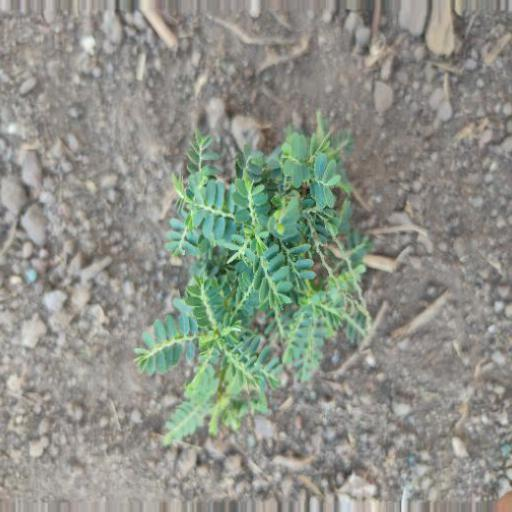
#> input picture Crop and Weed Detection/ml_pipeline/yolo_dataset/test/images/agri_0_1095.jpeg, 512 x 512 px
$ python -i preprocessing.py   (imports and definitions only)   (older library calls are emulated)
#> lines starting #> are read from the running program, lines starting #| are printed output that depends on the picture
"""
preprocessing.py
------------------
Image quality preprocessing applied before detection and disease scoring.

Scope note: resizing is deliberately NOT done here. Ultralytics' `model.predict()`
already applies aspect-ratio-preserving letterbox resizing internally and maps
predicted box coordinates back to the original image size automatically — doing our
own resize before calling it would double-transform coordinates and risk misaligned
boxes. This module only touches pixel *quality* (contrast, brightness, sharpness) at
the original resolution, which is the part that was missing.

Functions here are pure (input array in, new array out) and safe to no-op on
already-good images — every correction is gated so it only fires when the image
actually needs it, rather than always altering every image.
"""

from __future__ import annotations

import cv2
import numpy as np


def _estimate_brightness(gray: np.ndarray) -> float:
    return float(np.mean(gray))


def _estimate_contrast(gray: np.ndarray) -> float:
    return float(np.std(gray))


def auto_brightness_contrast(image_rgb: np.ndarray, target_brightness: float = 128.0) -> np.ndarray:
#> called with target_brightness = 128
    gray = cv2.cvtColor(image_rgb, cv2.COLOR_RGB2GRAY)
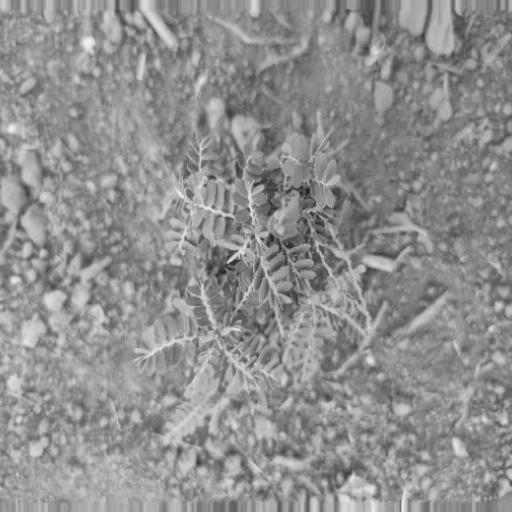
#> gray: shape (512, 512); min 14, max 243, mean 143.5
    brightness = _estimate_brightness(gray)
#> brightness = 143.5
    contrast = _estimate_contrast(gray)
#> contrast = 26.1

    if 100.0 <= brightness <= 156.0 and contrast >= 35.0:
        return image_rgb

    alpha = float(np.clip(50.0 / max(contrast, 1e-6), 0.8, 1.8))
#> alpha = 1.8
    beta = float(np.clip(target_brightness - brightness * alpha, -60.0, 60.0))
#> beta = -60
    corrected = cv2.convertScaleAbs(image_rgb, alpha=alpha, beta=beta)
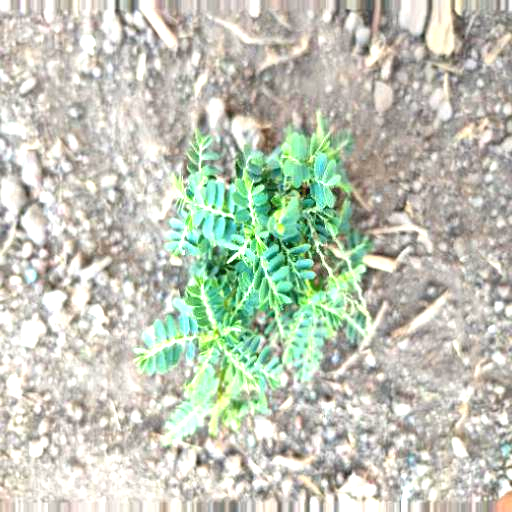
#> corrected: shape (512, 512, 3); mean R, G, B 192.2, 198.6, 183.4
    return corrected


def apply_clahe(image_rgb: np.ndarray, clip_limit: float = 2.5, tile_grid_size: int = 8) -> np.ndarray:
#> called with clip_limit = 2.5, tile_grid_size = 8
    gray = cv2.cvtColor(image_rgb, cv2.COLOR_RGB2GRAY)
    if _estimate_contrast(gray) >= 45.0:
        return image_rgb

    lab = cv2.cvtColor(image_rgb, cv2.COLOR_RGB2LAB)
#> lab: shape (512, 512, 3); mean of channels 0, 1, 2 201.9, 123.4, 135.1
    l_channel, a_channel, b_channel = cv2.split(lab)
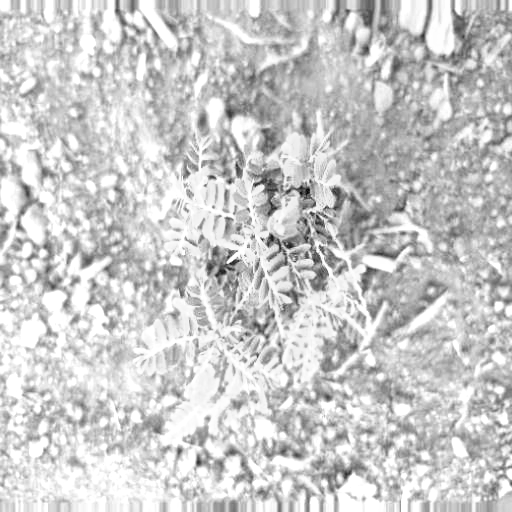
#> l_channel: shape (512, 512); min 6, max 255, mean 201.9
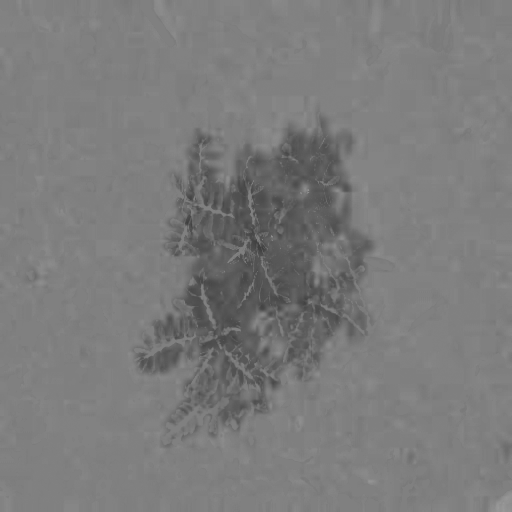
#> a_channel: shape (512, 512); min 62, max 153, mean 123.4
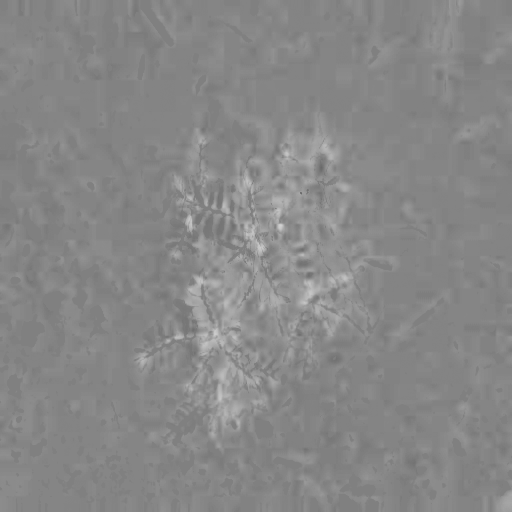
#> b_channel: shape (512, 512); min 105, max 210, mean 135.1
    clahe = cv2.createCLAHE(clipLimit=clip_limit, tileGridSize=(tile_grid_size, tile_grid_size))
    l_enhanced = clahe.apply(l_channel)
    lab_enhanced = cv2.merge((l_enhanced, a_channel, b_channel))
#> lab_enhanced: shape (512, 512, 3); mean of channels 0, 1, 2 155.5, 123.4, 135.1
    return cv2.cvtColor(lab_enhanced, cv2.COLOR_LAB2RGB)
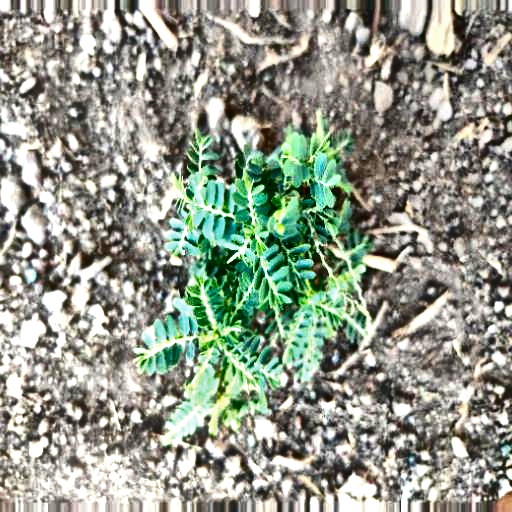
#> returned value: shape (512, 512, 3); mean R, G, B 145.4, 152, 137.7


def sharpen_if_blurry(image_rgb: np.ndarray, blur_threshold: float = 60.0) -> np.ndarray:
#> called with blur_threshold = 60
    gray = cv2.cvtColor(image_rgb, cv2.COLOR_RGB2GRAY)
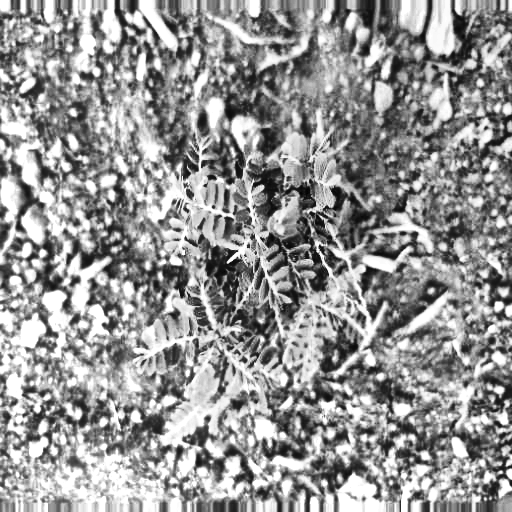
#> gray: shape (512, 512); min 2, max 255, mean 148.4
    laplacian_var = cv2.Laplacian(gray, cv2.CV_64F).var()
#> laplacian_var = 1741.3
    if laplacian_var >= blur_threshold:
        return image_rgb

    blurred = cv2.GaussianBlur(image_rgb, (0, 0), sigmaX=3)
    sharpened = cv2.addWeighted(image_rgb, 1.5, blurred, -0.5, 0)
    return np.clip(sharpened, 0, 255).astype(np.uint8)


def enhance_image(image_rgb: np.ndarray) -> np.ndarray:
    """Full pipeline: auto brightness/contrast -> CLAHE (low-contrast images only) ->
    sharpen (blurry images only). Each stage is gated to be a no-op on images that are
    already good quality, so well-lit, sharp, well-contrasted field photos pass through
    essentially unchanged while poor-condition photos get corrected before detection and
    disease scoring — this is what "stable predictions across different images" in
    practice depends on, since the model/heuristic otherwise sees wildly different pixel
    statistics for the same underlying scene shot in different lighting."""
    out = auto_brightness_contrast(image_rgb)
    out = apply_clahe(out)
    out = sharpen_if_blurry(out)
    return out

>>> import cv2
>>> picture = cv2.cvtColor(cv2.imread('yolo_dataset/test/images/agri_0_1095.jpeg'), cv2.COLOR_BGR2RGB)
>>> result = enhance_image(picture)

$ run again, on Crop and Weed Detection/ml_pipeline/yolo_dataset/test/images/agri_0_136.jpeg
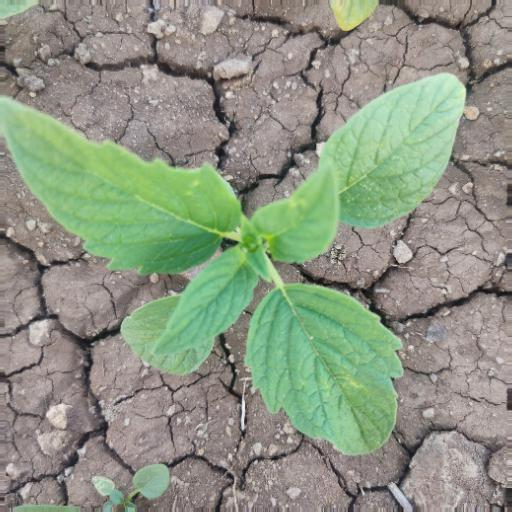
#> input picture Crop and Weed Detection/ml_pipeline/yolo_dataset/test/images/agri_0_136.jpeg, 512 x 512 px
#> in auto_brightness_contrast, `gray = cv2.cvtColor(image_rgb, cv2.COLOR_RGB2GRAY)`:
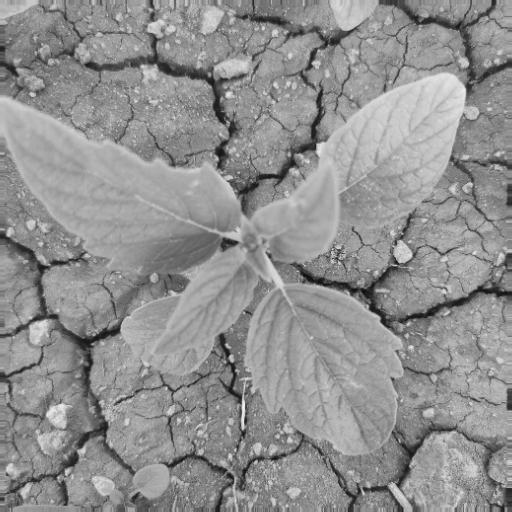
#> gray: shape (512, 512); min 9, max 249, mean 144.7
#> brightness = 144.7
#> contrast = 33.24
#> alpha = 1.5
#> beta = -60
#> in apply_clahe, `gray = cv2.cvtColor(image_rgb, cv2.COLOR_RGB2GRAY)`:
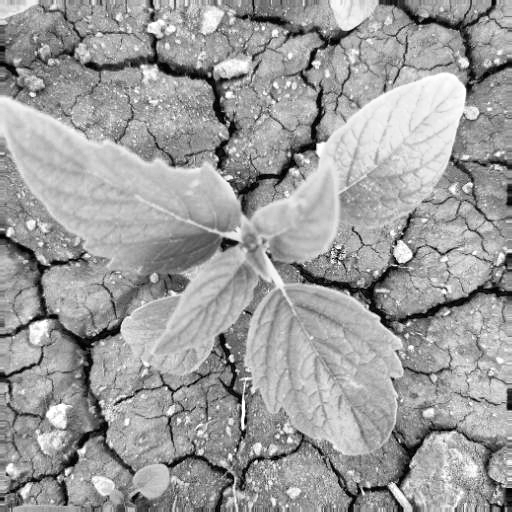
#> gray: shape (512, 512); min 0, max 255, mean 157.6
#> laplacian_var = 1816.7

$ run again, on Crop and Weed Detection/ml_pipeline/yolo_dataset/test/images/agri_0_1508.jpeg
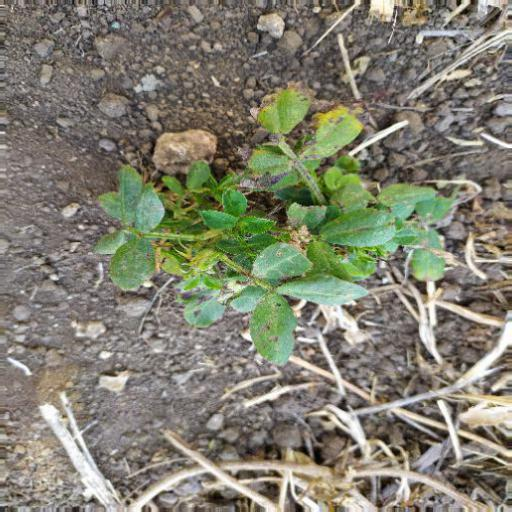
#> input picture Crop and Weed Detection/ml_pipeline/yolo_dataset/test/images/agri_0_1508.jpeg, 512 x 512 px
#> in auto_brightness_contrast, `gray = cv2.cvtColor(image_rgb, cv2.COLOR_RGB2GRAY)`:
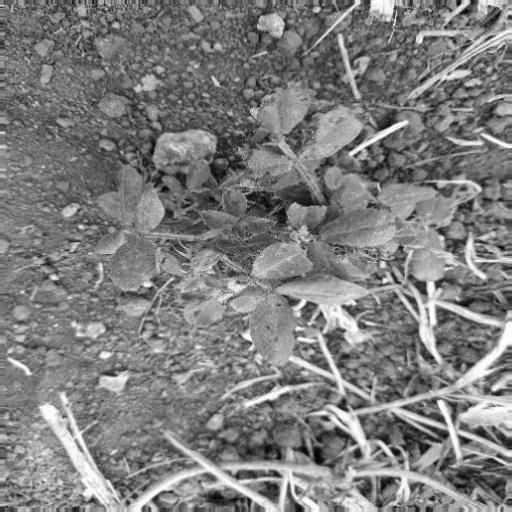
#> gray: shape (512, 512); min 2, max 255, mean 126.1
#> brightness = 126.1
#> contrast = 44.03
#> lab: shape (512, 512, 3); mean of channels 0, 1, 2 134.5, 125.8, 136.9
#> lab_enhanced: shape (512, 512, 3); mean of channels 0, 1, 2 129.2, 125.8, 136.9
#> in apply_clahe, `return cv2.cvtColor(lab_enhanced, cv2.COLOR_LAB2RGB)`:
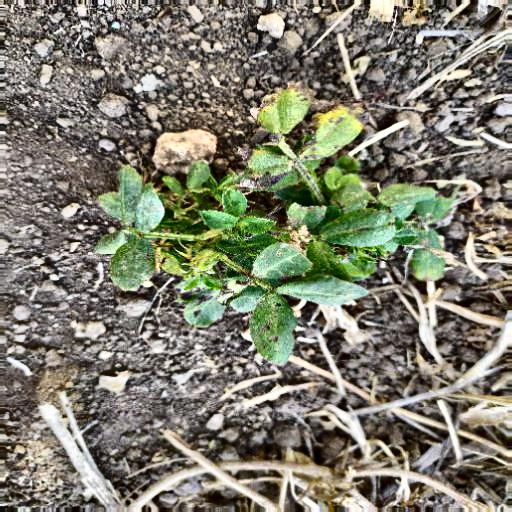
#> returned value: shape (512, 512, 3); mean R, G, B 125.3, 124.5, 108.5
#> laplacian_var = 3441.8
